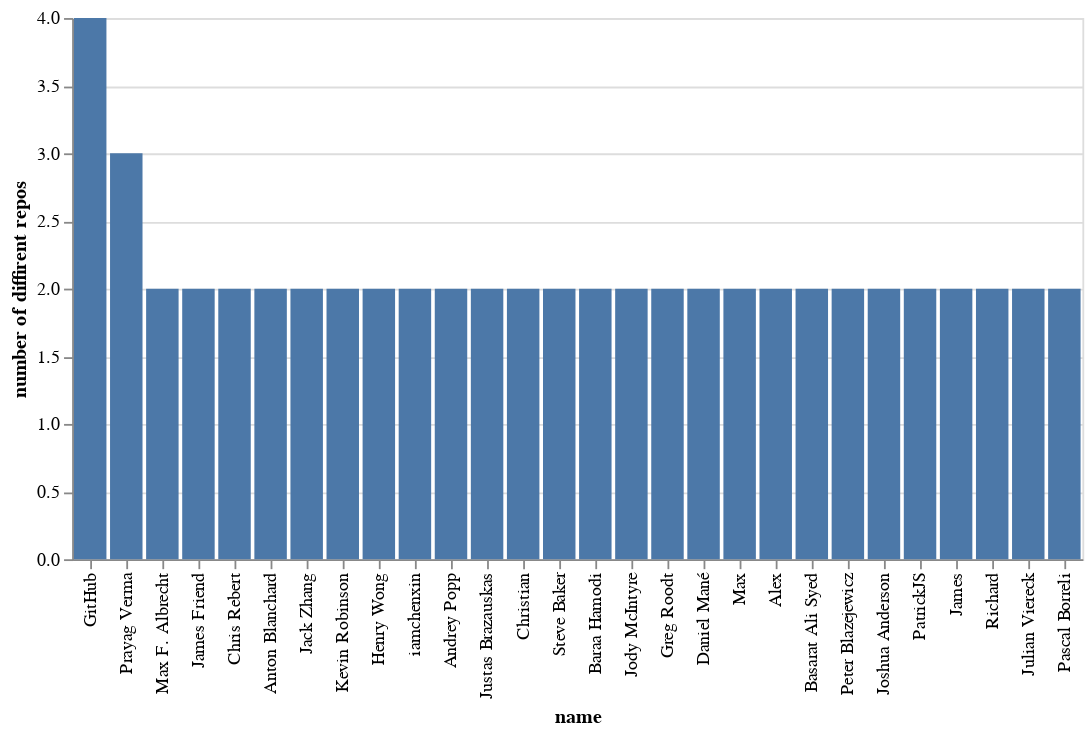

Notebook code for this chart:
### Markdown cell above
Above code there is an unaesthetic view, to fix that(sort):

### Code cell
alt.Chart(df).mark_bar().encode(x=alt.X('name').sort('-y'),y=alt.Y('number of diffirent repos'))

### Figure 1 — Vega-Lite specification as saved in the notebook (floating-point values rounded to 4 significant figures)
{"config": {"view": {"continuousWidth": 300, "continuousHeight": 300}}, "data": {"name": "data-e717f24636d61bbff7ab449faacc61c5"}, "mark": {"type": "bar"}, "encoding": {"x": {"field": "name", "sort": "-y", "type": "nominal"}, "y": {"field": "number of diffirent repos", "type": "quantitative"}}, "$schema": "https://vega.github.io/schema/vega-lite/v5.8.0.json", "datasets": {"data-e717f24636d61bbff7ab449faacc61c5": [{"name": "GitHub", "number of diffirent repos": 4}, {"name": "Prayag Verma", "number of diffirent repos": 3}, {"name": "Max F. Albrecht", "number of diffirent repos": 2}, {"name": "James Friend", "number of diffirent repos": 2}, {"name": "Chris Rebert", "number of diffirent repos": 2}, {"name": "Anton Blanchard", "number of diffirent repos": 2}, {"name": "Jack Zhang", "number of diffirent repos": 2}, {"name": "Kevin Robinson", "number of diffirent repos": 2}, {"name": "Henry Wong", "number of diffirent repos": 2}, {"name": "iamchenxin", "number of diffirent repos": 2}, {"name": "Andrey Popp", "number of diffirent repos": 2}, {"name": "Justas Brazauskas", "number of diffirent repos": 2}, {"name": "Christian", "number of diffirent repos": 2}, {"name": "Steve Baker", "number of diffirent repos": 2}, {"name": "Baraa Hamodi", "number of diffirent repos": 2}, {"name": "Jody McIntyre", "number of diffirent repos": 2}, {"name": "Greg Roodt", "number of diffirent repos": 2}, {"name": "Daniel Mané", "number of diffirent repos": 2}, {"name": "Max", "number of diffirent repos": 2}, {"name": "Alex", "number of diffirent repos": 2}, {"name": "Basarat Ali Syed", "number of diffirent repos": 2}, {"name": "Peter Blazejewicz", "number of diffirent repos": 2}, {"name": "Joshua Anderson", "number of diffirent repos": 2}, {"name": "PatrickJS", "number of diffirent repos": 2}, {"name": "James", "number of diffirent repos": 2}, {"name": "Richard", "number of diffirent repos": 2}, {"name": "Julian Viereck", "number of diffirent repos": 2}, {"name": "Pascal Borreli", "number of diffirent repos": 2}]}}
